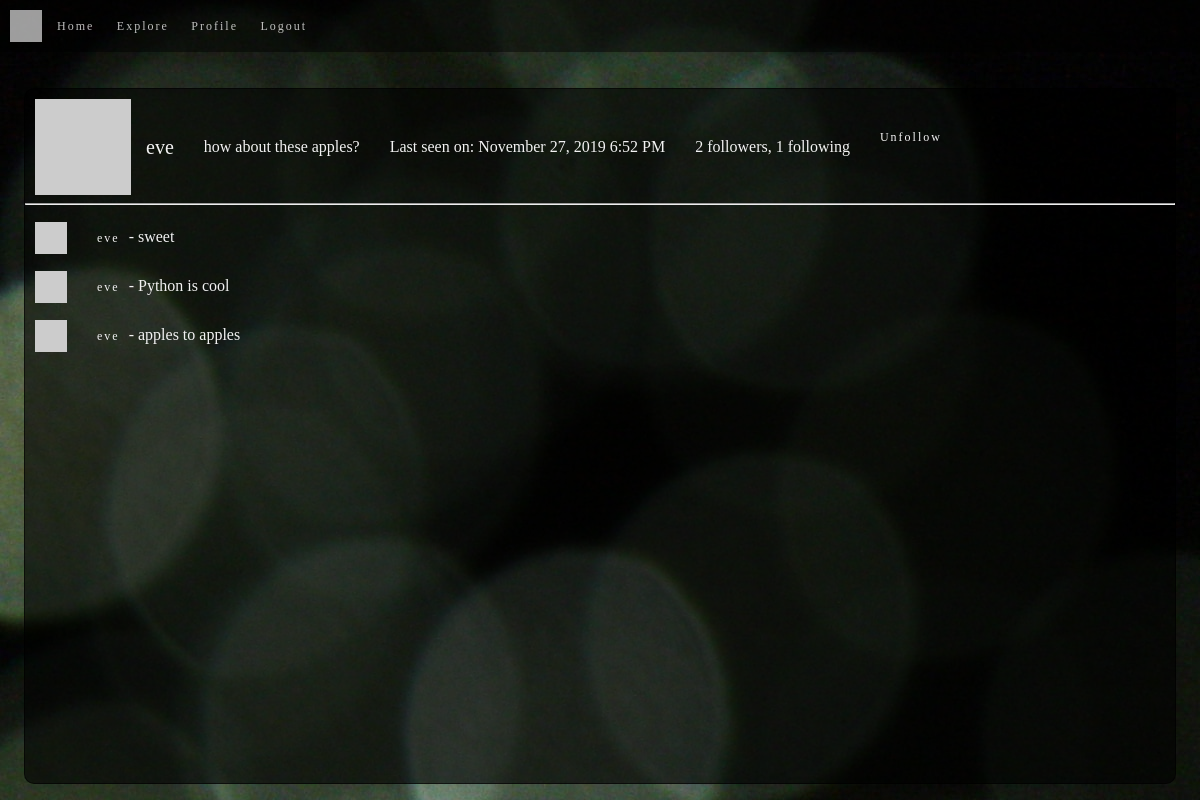
The app's page /user/eve (signed in) with its own data.
### app/models.py (models this page shows, shortened)
class User(UserMixin, db.Model):
    id = db.Column(db.Integer, primary_key=True)
    username = db.Column(db.String(64), index=True, unique=True)
    email = db.Column(db.String(120), index=True, unique=True)
    password_hash = db.Column(db.String(128))
    posts = db.relationship('Post', backref='author', lazy='dynamic')
    about_me = db.Column(db.String(140))
    last_seen = db.Column(db.DateTime, default=datetime.utcnow)
    followed = db.relationship(
        'User', secondary=followers,
        primaryjoin=(followers.c.follower_id == id),
        secondaryjoin=(followers.c.followed_id == id),
        backref=db.backref('followers', lazy='dynamic'), lazy='dynamic')
    def avatar(self):
        digest = md5(self.email.lower().encode('utf-8')).hexdigest()
        return avatar_dicebear("jdenticon", digest[12:])
    def is_following(self, user):
        try:
            return self.followed.filter(
                followers.c.followed_id == user.id).count() > 0
        except AttributeError as e:
            return False

class Post(db.Model):
    id = db.Column(db.Integer, primary_key=True)
    body = db.Column(db.String(140))
    timestamp = db.Column(db.DateTime, index=True, default=datetime.utcnow)
    user_id = db.Column(db.Integer, db.ForeignKey('user.id'))

### app/routes.py (the view)
@app.route('/user/<username>')
@login_required
def user(username):
    user = User.query.filter_by(username=username).first_or_404()
    page = request.args.get('page', 1, type=int)
    posts = user.posts.order_by(Post.timestamp.desc()).paginate(
        page, app.config['POSTS_PER_PAGE'], False)
    next_url = url_for('/user/{}'.format(username), page=posts.next_num) if posts.has_next else None
    prev_url = url_for('/user/{}'.format(username), page=posts.prev_num) if posts.has_prev else None
    return render_template('user.html', user=user, posts=posts.items, next_url=next_url, prev_url=prev_url)

### app/models.py (called while the page is built)
@login.user_loader
def load_user(id):
    return User.query.get(int(id))

### app/routes.py (called while the page is built)
@app.before_request
def before_request():
    if current_user.is_authenticated:
        current_user.last_seen = datetime.utcnow()
        db.session.commit()

### app/utils.py (called while the page is built)
def avatar_dicebear(sprite, seed, mood=None):
    valid_sprites = [
        "male", "female", "human", "identicon",
        "initials", "bottts", "avataaars", "jdenticon", "gridy"]
    valid_moods = ["happy", "sad", "surprised"]
    if sprite not in valid_sprites:
        return "SPRITE MUST BE ONE OF : {}".format(", ".join(valid_sprites))
    if (mood is not None) and (mood in valid_moods):
        return "https://avatars.dicebear.com/v2/{sprites}/{seed}.svg?options[mood][]={mood}".format(sprites=sprite, seed=seed, mood=mood)
    return "https://avatars.dicebear.com/v2/{sprites}/{seed}.svg".format(sprites=sprite, seed=seed)

### app/templates/user.html (shortened to what this page needs)
{% extends "base.html" %}
{% block content %}
    <section class="profile-head">
        <img src="{{ user.avatar() }}" width="96px">
        <div class="profile-neck">
            <h1>{{ user.username }}</h1>
            {% if user.about_me %}<p>{{ user.about_me }}</p>{% endif %}
            {% if user.last_seen %}<p>Last seen on: {{ moment(user.last_seen).format('LLL') }}</p>{% endif %}
            <p>{{ user.followers.count() }} followers, {{ user.followed.count() }} following</p>
            {% if user == current_user %}
            <a href="{{ url_for('edit_profile') }}">Edit your profile</a>
            {% elif not current_user.is_following(user) %}
            <a href="{{ url_for('follow', username=user.username) }}">Follow</a>
            {% else %}
            <a href="{{ url_for('unfollow', username=user.username) }}">Unfollow</a>
            {% endif %}
        </div>
    </section>
    <hr>
    {% for post in posts %}
        {% include "_post.html" %}
    {% endfor %}
    {% endblock %}

### app/templates/_post.html
<section class="user-post">
    <img src="{{ post.author.avatar() }}" width="32px">
    <p class="user-posted">
        <a href="{{ url_for('user', username=post.author.username) }}">{{ post.author.username }}</a>
         - <b>{{ post.body }}</b>
    </p>
</section>

### app/static/css/index.css (style rules this page uses)
html, body, div, span, applet, object, iframe, h1, h2, h3, h4, h5, h6, p, blockquote, pre, a, abbr, acronym, address, big, cite, code, del, dfn, em, img, ins, kbd, q, s, samp, small, strike, strong, sub, sup, tt, var, b, u, i, center, dl, dt, dd, ol, ul, li, fieldset, form, label, legend, table, caption, tbody, tfoot, thead, tr, th, td, article, aside, canvas, details, embed, figure, figcaption, footer, header, hgroup, menu, nav, output, ruby, section, summary, time, mark, audio, video { margin: 0; padding: 0; border: 0; font-size: 100%; font: inherit; vertical-align: baseline; }
article, aside, details, figcaption, figure, footer, header, hgroup, menu, nav, section { display: block; }
body { line-height: 1; }
* { box-sizing: border-box; }
html { font-size: 62.5%; }
html, body { font-family: 'sans-serif'; }
a { color: #f2f2f2; text-decoration: none; padding: 5px; }
body { margin: 0; }
body { background-image: url("../images/becca-romine-Lll4QeybDEg-unsplash.jpg"); display: flex; flex-direction: column; }
.body-content h1 { padding: 1.5rem; }
.body-content p { padding: 1.5rem; }
h1 { font-size: 2rem; color: #f2f2f2; }
a { font-size: 1.2rem; letter-spacing: 0.2rem; padding-left: 1.5rem; }
.user-post, .profile-head { display: flex; align-items: center; flex-wrap: wrap; padding-left: 1rem; color: #f2f2f2; background-color: rgba(0, 0, 0, 0); }
.profile-neck { display: flex; flex-wrap: wrap; }

### records on screen
User: username "eve", about_me "how about these apples?", last_seen "November 27, 2019 6:52 PM"
Post: author.username "eve", body "sweet"
Post: author.username "eve", body "Python is cool"
Post: author.username "eve", body "apples to apples"

### other values on screen
{{ user.followers.count() }} "2"
{{ user.followed.count() }} "1"
